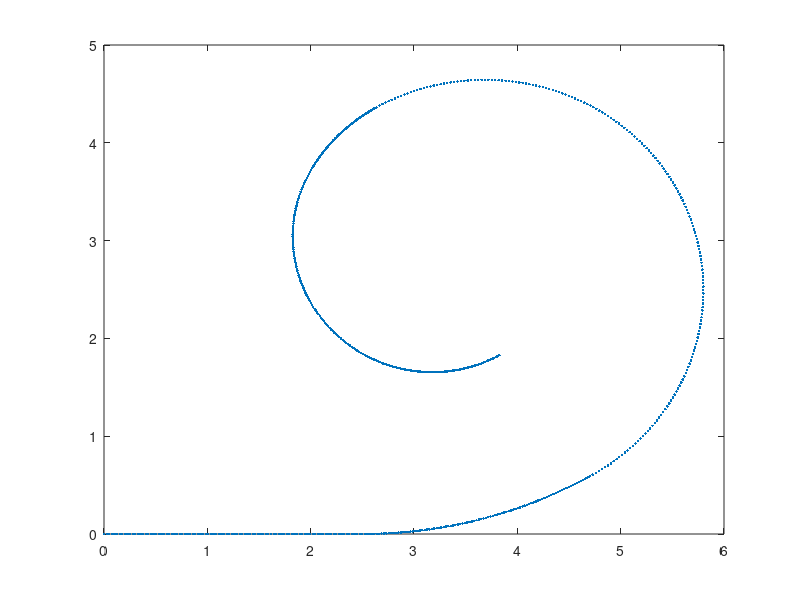

MATLAB code to generate this figure: (Note: this script raises an error after producing the figure.)
% This gives the inlay geometry for TB01Lv01
% Written by: N. Suzaly
% Created on: 2019-07-05
%
% Erweiterung v2: Die Krümmung wird mit DERSELBEN Methode wie in
% kruemung_jinhan_v2_luca.m berechnet (kubische Least-Squares-Spline durch
% die Kurvenpunkte + analytische Krümmung aus den Spline-Ableitungen).
% Zusätzlich wird die EXAKTE mittlere Krümmung der Geometrie ausgegeben
% (Kreisbögen: kappa = 1/r, Gerade: kappa = 0). Der exakte Wert in 1/mm ist
% die Referenzlinie kappaInlay in kruemung_jinhan_v2_luca.m; der Spline-Wert
% zeigt, wie nah die Spline-Methode bei diesem Maßstab an die Geometrie kommt.

clear all;
close all;
clc;

% [x,y]-coordinates for specified points in the inlay geometry. Coordinates
% obtained from Inventor
p0 = [0,0];
p1 = [2.5,0];
p2 = [4.7,0.589];
p3 = [5.505,3.595];
p4 = [2.637, 4.363];
p5 = [2.014, 3.741];
p6 = [2.527, 1.829];
p7 = [3.827, 1.829];

p = [p0;p1;p2;p3;p4;p5;p6;p7];

r = [4.4, 2.2 , 2.1, 1.7, 1.4, 1.3]';  % specified radius for the six arcs

% [x,y]-coordinates of the center of the six arcs. Coordinates obtained
% from Inventor
C1 = [2.5, 4.4];
C2 = [3.6,2.495];
C3 = [3.687, 2.545];
C4 = [3.487, 2.891];
C5 = [3.227, 3.041];
C6 = [3.177, 2.955];

C = [C1;C2;C3;C4;C5;C6];

% specified angles [rad] for the six arcs
rad1 = pi/6;
rad2 = pi/2;
rad3 = pi/2;
rad4 = pi/6;
rad5 = pi/2;
rad6 = pi/3;

rad = [rad1;rad2;rad3;rad4;rad5;rad6];

pts = 100;
d = [];
c = [];
a = [];
b= [];
t = [];
lxc = nan(pts, length(r));
lyc = nan(pts, length(r));

% Draw arcs
for n = 2:length(p)-1

    d(:,n-1) = norm(p(n+1,:)'-p(n,:)');  % r has to be larger than d/2
    c(n-1,:) = (p(n+1,:)'+p(n,:)')/2 + sqrt(r(n-1)^2-d(n-1)^2/4)/d(n-1)*[0,-1;1,0]*(p(n+1,:)'-p(n,:)');
    a(:,n-1) = atan2(p(n,2)-c(n-1,2),p(n,1)-c(n-1,1));
    b(:,n-1) = atan2(p(n+1,2)-c(n-1,2),p(n+1,1)-c(n-1,1));
    b(:,n-1) = mod(b(n-1)-a(n-1),2*pi)+a(n-1);
    t(:,n-1) = linspace(a(n-1),b(n-1),pts);
    lxc(:,n-1) = c(n-1,1) + r(n-1)*cos(t(:,n-1));
    lyc(:,n-1) = c(n-1,2) + r(n-1)*sin(t(:,n-1));

end
lx1= linspace(0,2.5,pts)';  %initial line before first arc
ly1= linspace(0,0,pts)';

lx = [lx1;lxc(:,1);lxc(:,2);lxc(:,3);lxc(:,4);lxc(:,5);lxc(:,6)];
ly = [ly1;lyc(:,1);lyc(:,2);lyc(:,3);lyc(:,4);lyc(:,5);lyc(:,6)];

inlay = [lx,ly];

xlswrite('inlayGeometry100.xls',inlay);  %import x,y-coordinates of inlay geometry into excel file

figure;
plot(lx,ly,'.')


%% Mittlere Krümmung per Least-Squares-Spline (Methode wie kruemung_jinhan_v2_luca.m)
% Parameter IDENTISCH zu kruemung_jinhan_v2_luca.m halten, sonst sind die
% Werte nicht vergleichbar!
knotSpacing = 40;    % Knotenabstand der Spline [px]
nParamIter  = 3;     % Fußpunkt-Iterationen (orthogonaler Abstand)
Neval       = 200;   % Auswertepunkte entlang der Spline

% Pixel pro mm des Videos (aus Kalibrierung). 1 = keine Umrechnung.
% WICHTIG: echten Kalibrierwert eintragen! Krümmung ist 1/Länge und skaliert
% mit dem Maßstab; außerdem ist knotSpacing in px angegeben -> ohne richtigen
% Maßstab glättet die Spline die Inlay-Geometrie falsch stark.
pxPerMm = 19.7;

% Geometrie in den Pixel-Maßstab des Videos bringen (mm -> px)
X = lx(:) * pxPerMm;
Y = ly(:) * pxPerMm;

% Bogenlänge als Kurvenparameter (Analogon zur Geodät-Distanz d im Video).
% Doppelte Punkte an Bogenübergängen -> unique entfernt sie.
s_arc = [0; cumsum(hypot(diff(X), diff(Y)))];
[s_arc, iu] = unique(s_arc);
X = X(iu);  Y = Y(iu);

if s_arc(end) < 4*knotSpacing
    warning(['Inlay-Länge (%.1f px) ist nur %.1f x knotSpacing - die Spline ' ...
             'glättet die Bögen stark. Ist pxPerMm (= %g) richtig gesetzt?'], ...
        s_arc(end), s_arc(end)/knotSpacing, pxPerMm);
end

[ppx, ppy, fitRMS] = fitSplineLSQ(s_arc, X, Y, knotSpacing, nParamIter);
s = linspace(ppx.breaks(1), ppx.breaks(end), Neval);
[xs, ys, kappa] = splineCurvature(ppx, ppy, s);

meanKappa = mean(kappa, 'omitnan');   % mittlere Krümmung Spline [1/px]

%% Exakte Krümmung der Geometrie (zum Vergleich)
% Gerade: kappa = 0; Bogen i: kappa = 1/r_i über die Bogenlänge r_i*(b_i-a_i).
arcAngle = (b - a).';                              % tatsächliche Bogenwinkel [rad]
segLen   = [2.5; r .* arcAngle] * pxPerMm;         % Segmentlängen [px]
segKappa = [0; 1 ./ r] / pxPerMm;                  % Segmentkrümmungen [1/px]
meanKappaExact = sum(segKappa .* segLen) / sum(segLen);

% --- Ausgabe ---
fprintf('\nInlay-Krümmung (Methode wie kruemung_jinhan_v2_luca.m, Maßstab %.4f px/mm):\n', pxPerMm);
fprintf('  knotSpacing = %g px, Spline-Fit RMS = %.4f px\n', knotSpacing, fitRMS);
fprintf('Mittlere Krümmung Spline:            %.4f 1/px = %.4f 1/mm\n', meanKappa, meanKappa*pxPerMm);
fprintf('Mittlere Krümmung exakt (Geometrie): %.4f 1/px = %.4f 1/mm  (= kappaInlay in kruemung_jinhan_v2_luca.m)\n', ...
    meanKappaExact, meanKappaExact*pxPerMm);

% --- Spline im Geometrie-Plot (in mm-Koordinaten für die Anzeige) ---
hold on;
plot(xs/pxPerMm, ys/pxPerMm, 'r-', 'LineWidth', 1.5);
axis equal; grid on;
title(sprintf('Inlay: mittlere Krümmung = %.4f 1/px  (%.4f px/mm)', ...
    meanKappa, pxPerMm));
legend('Geometrie', 'Least-Squares-Spline', 'Location', 'best');
hold off;

% --- Krümmungsverlauf: Spline vs. exakt ---
figure;
stairs([0; cumsum(segLen)], [segKappa; segKappa(end)], 'k-', 'LineWidth', 1.5);
hold on;
plot(s, kappa, 'r-', 'LineWidth', 1.5);
xlabel('Bogenlänge [px]');
ylabel('Krümmung [1/px]');
title('Krümmungsverlauf Inlay');
legend('exakt (1/r)', sprintf('Spline (knotSpacing = %g px)', knotSpacing), 'Location', 'best');
grid on;
hold off;


%% Lokale Funktionen (IDENTISCH zu kruemung_jinhan_v2_luca.m halten!)

% Kubische Least-Squares-Spline durch die Kurvenpunkte
% Parametrische Kurve S(t) = [Sx(t), Sy(t)], t = Bogenlänge [px].
% Knoten gleichmäßig im Abstand ~knotSpacing. Die Koeffizienten werden so
% bestimmt, dass sum_i |P_i - S(t_i)|^2 minimal ist (lineares Least Squares).
% Mit nParamIter > 0 wird t_i danach jeweils auf den Fußpunkt (nächster
% Punkt der Spline zu P_i) korrigiert und neu gefittet -> minimiert den
% orthogonalen Abstand der Punkte zur Kurve.
function [ppx, ppy, rms] = fitSplineLSQ(t, x, y, knotSpacing, nParamIter)
    t = t(:); x = x(:); y = y(:);

    nKnots = max(4, round((t(end) - t(1)) / knotSpacing) + 1);
    nKnots = min(nKnots, numel(t));          % nie mehr Knoten als Datenpunkte
    knots  = linspace(t(1), t(end), nKnots);

    % Basis: Spalte j = kubische Spline (not-a-knot), die in Knoten j den
    % Wert 1 und in allen anderen Knoten 0 hat. Da spline() linear in den
    % Knotenwerten ist, gilt S(t) = B(t) * c  ->  c = B \ x (Least Squares).
    ppBasis = spline(knots, eye(nKnots));

    for it = 0:nParamIter
        B   = reshape(ppval(ppBasis, t.'), nKnots, []).';   % numel(t) x nKnots
        ppx = spline(knots, (B \ x).');
        ppy = spline(knots, (B \ y).');

        ex = x - ppval(ppx, t);
        ey = y - ppval(ppy, t);
        if it == nParamIter
            break
        end

        % Fußpunkt-Korrektur (Gauss-Newton-Schritt auf |P_i - S(t_i)|^2)
        dx = ppval(ppDeriv(ppx), t);
        dy = ppval(ppDeriv(ppy), t);
        t  = t + (ex.*dx + ey.*dy) ./ (dx.^2 + dy.^2);
        t  = min(max(t, knots(1)), knots(end));
    end

    rms = sqrt(mean(ex.^2 + ey.^2));
end


% Spline auswerten + Krümmung aus exakten Ableitungen
function [xs, ys, kappa] = splineCurvature(ppx, ppy, s)
    ppdx = ppDeriv(ppx);  ppddx = ppDeriv(ppdx);
    ppdy = ppDeriv(ppy);  ppddy = ppDeriv(ppdy);

    xs  = ppval(ppx, s);    ys  = ppval(ppy, s);
    dx  = ppval(ppdx, s);   dy  = ppval(ppdy, s);
    ddx = ppval(ppddx, s);  ddy = ppval(ppddy, s);

    kappa = abs(dx.*ddy - dy.*ddx) ./ (dx.^2 + dy.^2).^(1.5);
end


% Exakte Ableitung einer stückweisen Polynomfunktion (pp-Form)
function dpp = ppDeriv(pp)
    [breaks, coefs, ~, order, dim] = unmkpp(pp);
    dcoefs = coefs(:, 1:order-1) .* (order-1:-1:1);
    dpp = mkpp(breaks, dcoefs, dim);
end
